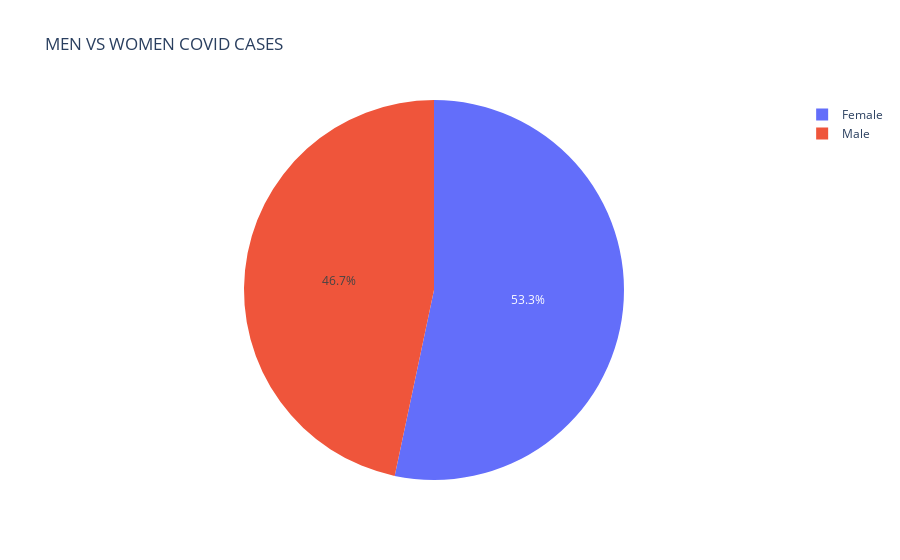
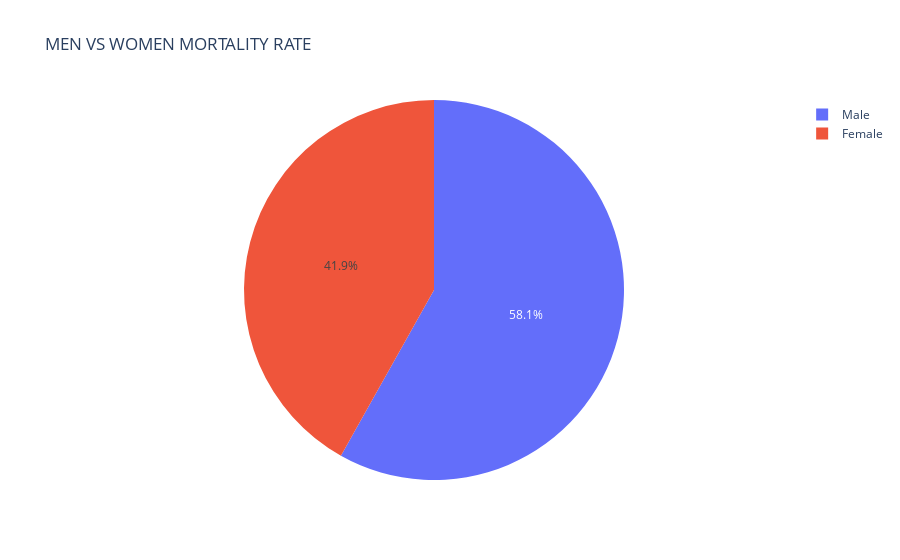

The notebook cell saved with these charts, in order:
### Code cell
male = covid_per_sex["Totalt_antal_fall"].iloc[0]
female = covid_per_sex["Totalt_antal_fall"].iloc[1]

male_mr = covid_per_sex["Mortality_Rate"].iloc[0]
female_mr = covid_per_sex["Mortality_Rate"].iloc[1]

fig = px.pie(names=["Male", "Female"], values=[male,female],
            title="MEN VS WOMEN COVID CASES")
fig1 = px.pie(names=["Male", "Female"], values=[male_mr,female_mr],
             title="MEN VS WOMEN MORTALITY RATE")

fig.show()
fig1.show()

fig.write_html("data_visualization/men_vs_women_covidcases.html")
fig1.write_html("data_visualization/men_vs_women_mortalityRate.html")

### Figure 1 — Plotly figure (JSON) as saved in the notebook; plotly's stock layout.template omitted (floating-point values rounded to 4 significant figures)
{"data": [{"domain": {"x": [0, 1], "y": [0, 1]}, "hovertemplate": "label=%{label}<br>value=%{value}<extra></extra>", "labels": ["Male", "Female"], "legendgroup": "", "name": "", "showlegend": true, "type": "pie", "values": [1211237, 1383473]}], "layout": {"legend": {"tracegroupgap": 0}, "title": {"text": "MEN VS WOMEN COVID CASES"}}}

### Figure 2 — Plotly figure (JSON) as saved in the notebook; plotly's stock layout.template omitted (floating-point values rounded to 4 significant figures)
{"data": [{"domain": {"x": [0, 1], "y": [0, 1]}, "hovertemplate": "label=%{label}<br>value=%{value}<extra></extra>", "labels": ["Male", "Female"], "legendgroup": "", "name": "", "showlegend": true, "type": "pie", "values": [0.9355, 0.6733]}], "layout": {"legend": {"tracegroupgap": 0}, "title": {"text": "MEN VS WOMEN MORTALITY RATE"}}}
